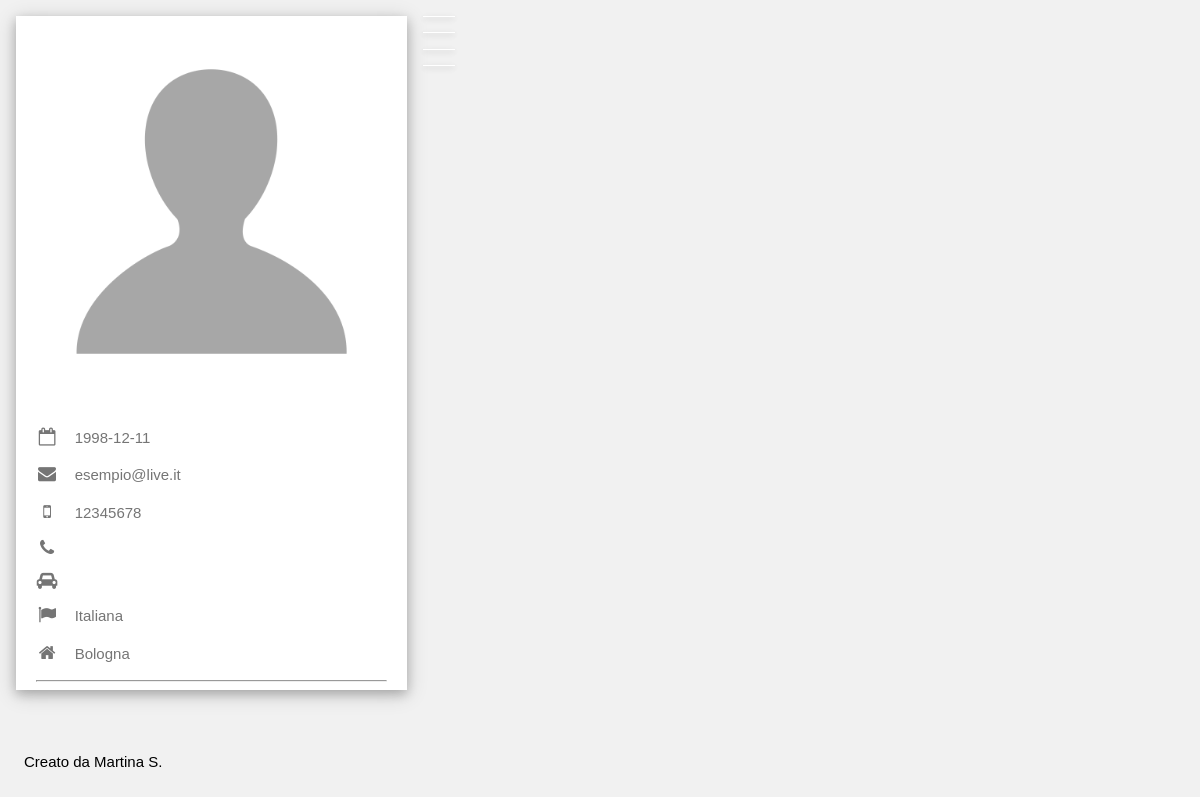
/_php/cv.php?id=c8b287075ce4f11c834d2a0ada967ddc, run on the app's committed database.
### tables this page shows
CREATE TABLE IF NOT EXISTS `utenti` (
  `username` varchar(20) NOT NULL,
  `usernamemd5` varchar(40) DEFAULT NULL,
  `password` varchar(40) NOT NULL,
  `mail` varchar(40) NOT NULL,
  `nome` varchar(20) NOT NULL,
  `cognome` varchar(20) NOT NULL,
  `data` date NOT NULL,
  `luogo` varchar(30) NOT NULL,
  `sesso` varchar(15) NOT NULL,
  `nazionalita` varchar(20) NOT NULL,
  `numtel` varchar(15) NOT NULL,
  `numtel2` varchar(15) DEFAULT NULL,
  `patente` varchar(2) DEFAULT NULL,
  `foto` varchar(500) DEFAULT NULL,
  `aspirazioni` varchar(500) DEFAULT NULL,
  `hobby` varchar(500) DEFAULT NULL,
  `madre` varchar(20) NOT NULL DEFAULT 'Italiano',
  PRIMARY KEY (`username`),
  UNIQUE KEY `username` (`username`),
  UNIQUE KEY `mail` (`mail`),
  UNIQUE KEY `username_2` (`username`,`mail`)
);

### _php/cv.php (the view, shortened to what this page needs)
<?php
	$usernamemd5=$_GET['id'];
	require_once('Connessione.php');
	$query=$conn->prepare("SELECT * FROM utenti WHERE (usernamemd5 ='$usernamemd5')");
	$query->execute();
	$queryresult=$query->fetch(PDO::FETCH_OBJ);
	$mail=$queryresult->mail;
	$luogo=$queryresult->luogo;
	$nazionalita=$queryresult->nazionalita;
	$numtel=$queryresult->numtel;
	$numtel2=$queryresult->numtel2;
	$patente=$queryresult->patente;
	$data=$queryresult->data;
	$foto=$queryresult->foto;
 ?>
<html>
	<head>
		<link rel="stylesheet" type="text/css" href="../_css/stylesheet_cv.css">
		<link rel="stylesheet" href="https://cdnjs.cloudflare.com/ajax/libs/font-awesome/4.7.0/css/font-awesome.min.css">
	</head>
	<body>
		<div class="container" style="max-width:1400px;">
			<div class="sinistra">
				<div class="sinistrainterno">
					<div class="foto">
						<?php
							echo '<img src="';
							echo $foto;
							echo '"style="width:100%"';
							echo 'alt="';
							echo $foto;
							echo '"style="width:100%">';
						?>
						<div class="nome">
							<?php
								echo '<h2>';
								echo '</h2>';
							?>
						</div>
					</div>
					<SINISTRA - INFO-->
					<div class="sinistragiu">
						<p><i class="fa fa-calendar-o fa-fw "></i><?php echo $data;?></p>
						<p><i class="fa fa-envelope fa-fw"></i><?php echo $mail;?></p>
						<p><i class="fa fa-mobile fa-fw"></i><?php echo $numtel;?></p>
						<?php
							if(strlen ($numtel2)!="null"){
								echo '<p><i class="fa fa-phone fa-fw "></i>';
								echo '</p>';
							}
							if(strlen ($patente)!="null"){
								echo '<p><i class="fa fa-car fa-fw "></i>';
								echo '</p>';
							}
						?>
						<p><i class="fa fa-flag fa-fw"></i><?php echo $nazionalita;?></p>
						<p><i class="fa fa-home fa-fw "></i><?php echo $luogo;?></p>
						<hr>
					</div>
				</div>
			</div>
			<div class="destra">
			</div>
		</div>
		<p class="copyright"> Creato da Martina S. </p><br>
	</body>
</html>

### _css/stylesheet_cv.css (style rules this page uses)
body, h1, p { font-family: "Raleway", sans-serif; }
*, *:before, *:after { box-sizing: inherit; }
h1, h2, h3, h4, h5, h6 { font-family: "Raleway", sans-serif; font-weight: 400; margin: 10px 0; }
body, html { height: auto; color: #000 !important; background-color: #f1f1f1 !important; font-size: 15px; line-height: 1.5; display: block; margin: 0px; }
i { margin-right: 16px !important; font-size: 18px !important; }
.container { max-width: 60%; margin: auto !important; margin-top: 16px !important; padding: 0 8px; box-sizing: inherit; margin: auto; height: auto; }
.sinistra { color: #757575 !important; float: left; width: 100%; width: 33%; padding: 0 8px; margin-bottom: 16px; }
.foto { position: relative; display: block; }
.sinistrainterno { background-color: #fff !important; color: #757575 !important; box-shadow: 0 4px 10px 0 rgba(0,0,0,0.2),0 4px 20px 0 rgba(0,0,0,0.19); height: auto; }
.nome { position: absolute; left: 0; bottom: 0; content: ""; display: table; clear: both; padding: 0.01em 16px; color: white !important; }
.sinistragiu { content: ""; display: table; clear: both; padding: 0.01em 16px; width: auto; width: 90%; margin: auto; margin-top: 20px; }
.destra { float: left; width: 100%; width: 59%; padding: 0 8px; }
.copyright { position: fixed; left: 0; bottom: 0; padding: 12px 24px !important; }

### data on the page
utenti: foto (picture), data "1998-12-11", mail "esempio@live.it", numtel "12345678", nazionalita "Italiana", luogo "Bologna"
